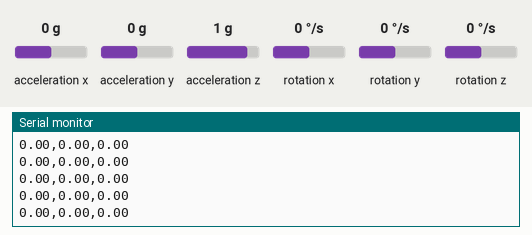
Recording of a sketch running on a simulated ESP32. Shown: the last lines printed to the serial monitor. Wiring (inferred from the names in the program): MPU-6050 motion sensor at I2C address 0x68. Inputs (shaded band) come from the test bench; at power-on: acceleration x 0 g, acceleration y 0 g, acceleration z 1 g, rotation x 0 °/s, rotation y 0 °/s, rotation z 0 °/s. WiFi joins after 1.5 s; servers stay silent unless stated; not simulated (calls return 0 or success): secrets.h.

Above: at 4.2 s.
4.3 s: acceleration x set to -1.4 g
At 5.3 s:
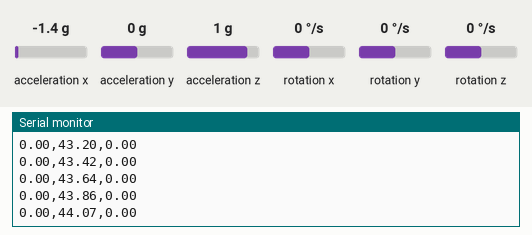
5.8 s: acceleration y set to -1.4 g
At 6.7 s:
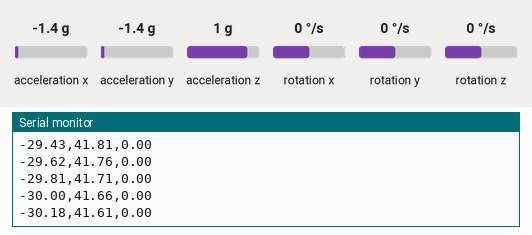
7.3 s: acceleration z set to -1.4 g
At 8.1 s:
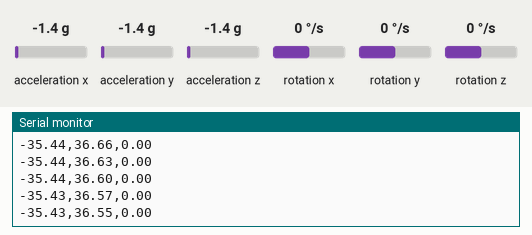
8.8 s: rotation x set to -192 °/s
At 9.5 s:
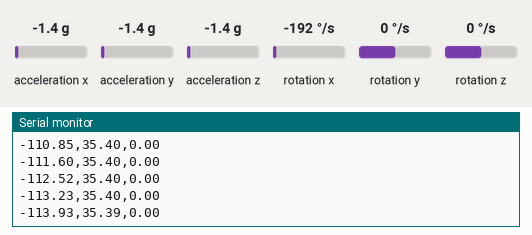
10.3 s: rotation y set to -192 °/s
At 11.1 s:
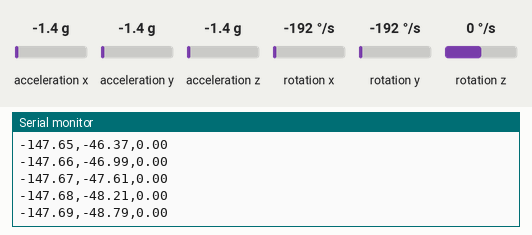
Timing chart, 0 to 12.8 s (numbered marks = the images above; inputs shaded):
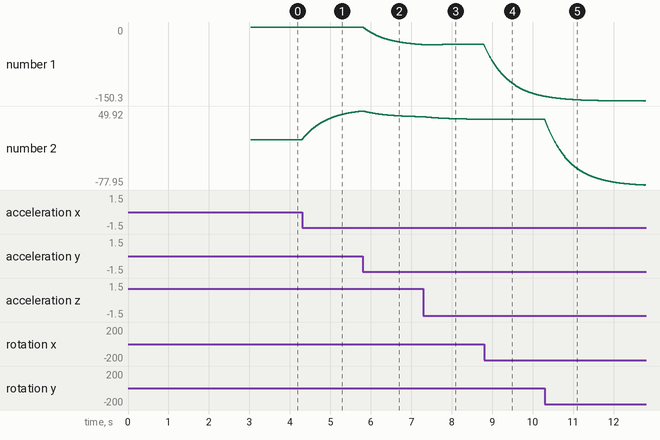

Measured:
- after the input at 4.3 s, the serial monitor: prints a new line at once (image 1)
- plotted number 2: 0 → 49.92 after the input at 4.3 s

The sketch:

tracker-firmware.ino
```cpp
#include <Wire.h>
#include <math.h>
#include <WiFi.h>
#include <WiFiUdp.h>
#include "secrets.h"

// ========== CONFIGURAÇÃO DO WI-FI E REDE ==========
const char* ssid     = SECRET_SSID;
const char* password = SECRET_PASSWORD;
const char* computerIP = SECRET_COMP_IP;
const unsigned int localPort = 2390;
const unsigned int remotePort = 4242;

WiFiUDP Udp;

const int MPU_ADDR = 0x68;
int16_t rawAccX, rawAccY, rawAccZ;
int16_t rawGyroX, rawGyroY, rawGyroZ;

float accX, accY, accZ;
float gyroX, gyroY, gyroZ;

float angleX = 0.0; // Roll
float angleY = 0.0; // Pitch
float angleZ = 0.0; // Yaw

unsigned long lastTime;
float dt;

float gyroX_offset = 0.0;
float gyroY_offset = 0.0;
float gyroZ_offset = 0.0;

void setup() {
  Serial.begin(115200);
  Wire.begin();

  // 1. Inicializa o MPU6050
  Wire.beginTransmission(MPU_ADDR);
  Wire.write(0x6B);
  Wire.write(0);
  Wire.endTransmission(true);

  // 2. Conecta ao Wi-Fi
  Serial.print("Conectando em: ");
  Serial.println(ssid);
  WiFi.begin(ssid, password);

  while (WiFi.status() != WL_CONNECTED) {
    delay(500);
    Serial.print(".");
  }
  Serial.println("\nWi-Fi Conectado!");

  // NOVA TRAVA: Espera até o roteador entregar um IP real
  while (WiFi.localIP()[0] == 0) {
    delay(500);
    Serial.print("Aguardando IP do roteador...");
  }

  Serial.print("IP do Arduino: ");
  Serial.println(WiFi.localIP());

  Udp.begin(localPort);

  // 4. Calibração
  Serial.println("Calibrando o sensor... NAO MEXA!");
  long gyroX_sum = 0, gyroY_sum = 0, gyroZ_sum = 0;
  int validSamples = 0;

  while (validSamples < 400) {
    Wire.beginTransmission(MPU_ADDR);
    Wire.write(0x43);
    if (Wire.endTransmission(false) != 0) { delay(2); continue; }

    Wire.requestFrom(MPU_ADDR, 6, true);
    if (Wire.available() < 6) { delay(2); continue; }

    gyroX_sum += (int16_t)(Wire.read() << 8 | Wire.read());
    gyroY_sum += (int16_t)(Wire.read() << 8 | Wire.read());
    gyroZ_sum += (int16_t)(Wire.read() << 8 | Wire.read());
    validSamples++;
    delay(3);
  }

  gyroX_offset = (float)gyroX_sum / 400.0;
  gyroY_offset = (float)gyroY_sum / 400.0;
  gyroZ_offset = (float)gyroZ_sum / 400.0;

  Serial.println("Calibrado e pronto para transmitir!");
  lastTime = millis();
}

void loop() {
  unsigned long currentTime = millis();
  dt = (currentTime - lastTime) / 1000.0;
  lastTime = currentTime;
  if (dt <= 0.0) dt = 0.001;

  // Leitura do MPU6050
  Wire.beginTransmission(MPU_ADDR);
  Wire.write(0x3B);
  if (Wire.endTransmission(false) != 0) return;

  Wire.requestFrom(MPU_ADDR, 14, true);
  if (Wire.available() < 14) return;

  rawAccX = Wire.read() << 8 | Wire.read();
  rawAccY = Wire.read() << 8 | Wire.read();
  rawAccZ = Wire.read() << 8 | Wire.read();
  Wire.read(); Wire.read();
  rawGyroX = Wire.read() << 8 | Wire.read();
  rawGyroY = Wire.read() << 8 | Wire.read();
  rawGyroZ = Wire.read() << 8 | Wire.read();

  accX = (float)rawAccX / 16384.0;
  accY = (float)rawAccY / 16384.0;
  accZ = (float)rawAccZ / 16384.0;

  gyroX = ((float)rawGyroX - gyroX_offset) / 131.0;
  gyroY = ((float)rawGyroY - gyroY_offset) / 131.0;
  gyroZ = ((float)rawGyroZ - gyroZ_offset) / 131.0;

  if (fabs(gyroZ) < 1.5) gyroZ = 0.0;

  float accAngleX = atan2(accY, sqrt(accX * accX + accZ * accZ)) * 57.2958;
  float accAngleY = atan2(-accX, sqrt(accY * accY + accZ * accZ)) * 57.2958;

  angleX = 0.98 * (angleX + gyroX * dt) + 0.02 * accAngleX;
  angleY = 0.98 * (angleY + gyroY * dt) + 0.02 * accAngleY;
  angleZ = angleZ + gyroZ * dt;

  // ================= TRANSMISSÃO SEM FIO (UDP) =================
  String packetData = String(angleX) + "," + String(angleY) + "," + String(angleZ);

  Udp.beginPacket(computerIP, remotePort);
  Udp.print(packetData);
  Udp.endPacket();
  // =============================================================

  Serial.println(packetData);

  delay(10); // Envia pacotes a aprox. 100Hz
}
```
